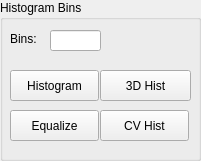
        <widget class="QGroupBox" name="GB_histogramBins">
         <property name="geometry">
          <rect>
           <x>1080</x>
           <y>10</y>
           <width>201</width>
           <height>161</height>
          </rect>
         </property>
         <property name="title">
          <string>Histogram Bins</string>
         </property>
         <widget class="QPushButton" name="BT_calcHist3d">
          <property name="geometry">
           <rect>
            <x>100</x>
            <y>70</y>
            <width>91</width>
            <height>31</height>
           </rect>
          </property>
          <property name="text">
           <string>3D Hist</string>
          </property>
         </widget>
         <widget class="QPushButton" name="BT_GenenrateHistogram">
          <property name="geometry">
           <rect>
            <x>10</x>
            <y>70</y>
            <width>89</width>
            <height>31</height>
           </rect>
          </property>
          <property name="text">
           <string>Histogram</string>
          </property>
         </widget>
         <widget class="QLabel" name="LB_Bins">
          <property name="geometry">
           <rect>
            <x>10</x>
            <y>30</y>
            <width>31</width>
            <height>17</height>
           </rect>
          </property>
          <property name="text">
           <string>Bins:</string>
          </property>
         </widget>
         <widget class="QLineEdit" name="LE_BinsNumbers">
          <property name="geometry">
           <rect>
            <x>50</x>
            <y>30</y>
            <width>51</width>
            <height>21</height>
           </rect>
          </property>
         </widget>
         <widget class="QPushButton" name="BT_equalizeHistogram">
          <property name="geometry">
           <rect>
            <x>10</x>
            <y>110</y>
            <width>89</width>
            <height>31</height>
           </rect>
          </property>
          <property name="text">
           <string>Equalize</string>
          </property>
         </widget>
         <widget class="QPushButton" name="BT_CVHistogram">
          <property name="geometry">
           <rect>
            <x>100</x>
            <y>110</y>
            <width>89</width>
            <height>31</height>
           </rect>
          </property>
          <property name="text">
           <string>CV Hist</string>
          </property>
         </widget>
        </widget>
